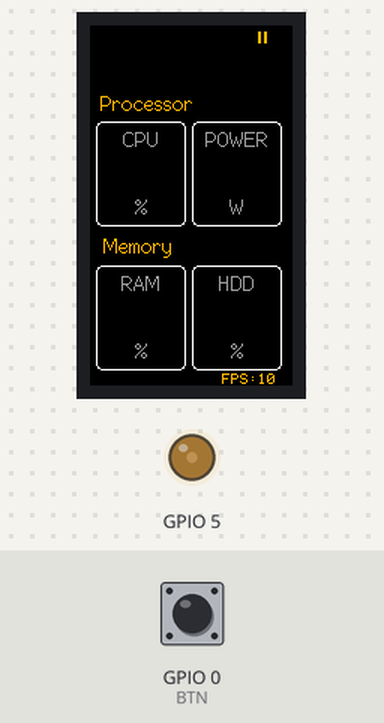
Recording of a sketch running on a simulated ESP32. On the bench: 135×240 colour display, output pins drawn as LEDs (lit = HIGH). Inputs (shaded band) come from the test bench; at power-on: GPIO 0 (BTN) HIGH.

Above: at 1.3 s.
1.4 s: GPIO 0 (BTN) pulled LOW for 0.15 s
At 2.4 s:
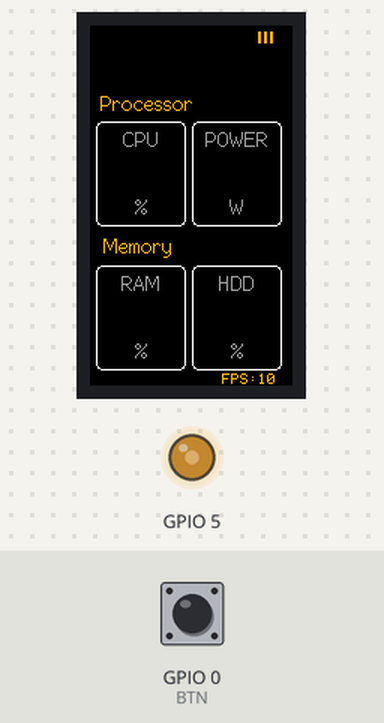
3.0 s: GPIO 0 (BTN) pulled LOW for 1 s
At 3.3 s:
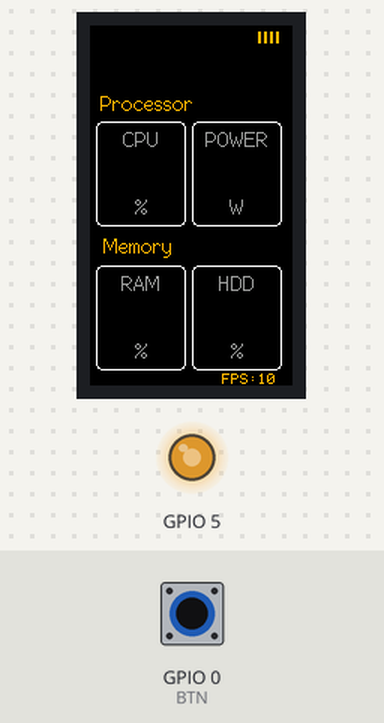
5.5 s: GPIO 0 (BTN) pulled LOW for 0.15 s
At 6.4 s:
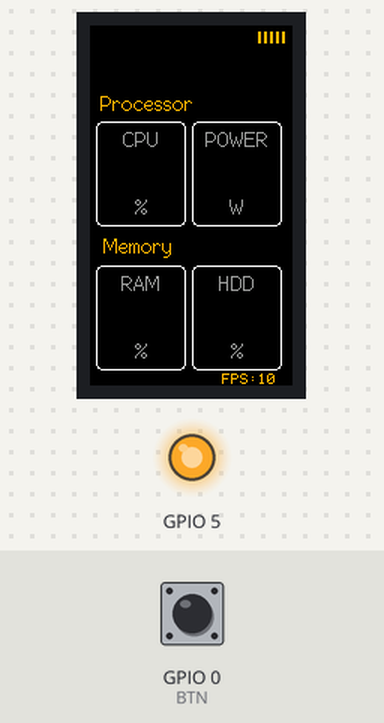
Timing chart, 0 to 8.5 s (numbered marks = the images above; inputs shaded):
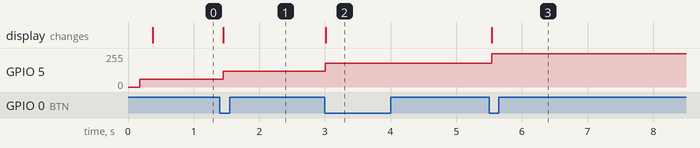

Measured:
- after the input at 1.4 s, GPIO 5: 60/255 → 120/255 after 0.05 s; the display: changes after 0.05 s (image 1)
- after the input at 3.0 s, GPIO 5: 120/255 → 179/255 at once; the display: changes at once (image 2)
- after the input at 5.5 s, GPIO 5: 179/255 → 249/255 at once; the display: changes at once (image 3)

The sketch:

tdisplayHardware.ino
```cpp
#include <TFT_eSPI.h> //Select #include <User_Setups/Setup135_ST7789.h> // Setup file for ESP8266 and ST7789 135 x 240 TFT
#include "fonts.h"

#define BTN 0


TFT_eSPI tft = TFT_eSPI();
TFT_eSprite sprite = TFT_eSprite(&tft);


String dd[15];
String ddT[15];
int first=0;
int counter=0;
int fase=0;
bool recived=false;
int brightness[5]={30,60,120,180,250};
int curB=1; //current brightness
int deb=0;

long timeStart=0;
long timeEnd=0;
float fps=0;

const int pwmFreq = 5000;
const int pwmResolution = 8;
const int pwmLedChannelTFT = 0;

void setup()
{


  Serial.begin(115200);

  tft.init();


  tft.setSwapBytes(true);

tft.fillScreen(TFT_BLACK);
sprite.createSprite(135,240);
sprite.setTextDatum(4);

  ledcSetup(pwmLedChannelTFT, pwmFreq, pwmResolution);
  ledcAttachPin(5, pwmLedChannelTFT);
  ledcWrite(pwmLedChannelTFT, brightness[curB]);


}
int i=0;

//position variables
int cpuY=64;
int cpuY2=cpuY+96;
int boxW=60;
int boxH=70;
int x1=4;
int x2=68;
void loop()
{
timeStart=millis();

if(digitalRead(BTN)==0)
{
  if(deb==0)
  {
    deb=1;
    curB++;
    if(curB==5) curB=0;
    ledcWrite(pwmLedChannelTFT, brightness[curB]);
    }
  }else deb=0;

sprite.fillSprite(TFT_BLACK);

for(int i=0;i<curB+1;i++)
sprite.fillRect(112+(i*4),4,2,8,TFT_ORANGE);

sprite.drawRoundRect(x1,cpuY,boxW,boxH,4,TFT_WHITE);
sprite.drawRoundRect(x2,cpuY,boxW,boxH,4,TFT_WHITE);

sprite.drawRoundRect(x1,cpuY2,boxW,boxH,4,TFT_WHITE);
sprite.drawRoundRect(x2,cpuY2,boxW,boxH,4,TFT_WHITE);

sprite.setTextColor(0x9CF3,TFT_BLACK);
sprite.drawString("CPU",x1+30,cpuY+12,2);
sprite.drawString("POWER",x2+30,cpuY+12,2);
sprite.drawString("RAM",x1+30,cpuY2+12,2);
sprite.drawString("HDD",x2+30,cpuY2+12,2);

sprite.drawString("%",x1+30,cpuY+57,2);
sprite.drawString("W",x2+30,cpuY+57,2);
sprite.drawString("%",x1+30,cpuY2+57,2);
sprite.drawString("%",x2+30,cpuY2+57,2);
sprite.setTextColor(TFT_ORANGE,TFT_BLACK);
sprite.drawString("Memory",32,cpuY+83,2);
sprite.drawString("Processor",38,cpuY-12,2);
sprite.drawString("FPS:"+String((int)fps),106,236);

while (Serial.available() > 0)
   {
    recived=true;
    char text = Serial.read();

    if(text=='"')
    fase++;
    if(fase==2){
    fase=0;
    counter++;
    }
    if(fase==1)
    dd[counter]=dd[counter]+String(text);
    }

  if(counter>5){

  for(int i=0;i<counter;i++){
    ddT[i]=dd[i];
    dd[i]="";

  //sprite.drawString("      "+String(ddT[i])+"     ",10,i*18,2);
  }
  counter=0;}

  if(ddT[5].substring(1,ddT[5].length()-1)=="100")

  sprite.fillCircle(14,12,6,TFT_RED);


   sprite.setFreeFont(&Lato_Hairline_24);
    sprite.setTextColor(TFT_WHITE,TFT_BLACK);
    sprite.drawString(ddT[3].substring(1,ddT[3].length()),67,10); //draw time
    sprite.drawString(ddT[4].substring(5,ddT[4].length()),67,34,2); //draw DATE
     sprite.setFreeFont(&Roboto_Mono_Light_26);

    sprite.drawString(ddT[5].substring(1,ddT[5].length()-1),x1+30,cpuY+34); //draw cpu
    sprite.drawString(ddT[0].substring(1,ddT[0].length()-2),x2+30,cpuY+34); //draw cpuPower
        sprite.drawString(ddT[1].substring(1,ddT[1].length()-1),x1+30,cpuY2+34); //draw RAM
            sprite.drawString(ddT[2].substring(1,ddT[2].length()-1),x2+30,cpuY2+34); //draw cpu HDD
            sprite.setTextFont(0);


   sprite.pushSprite(0,0);
   timeEnd=millis();
   fps=1000/(timeEnd-timeStart);
}
```

Source omitted: fonts.h (data table, 33082 bytes)
